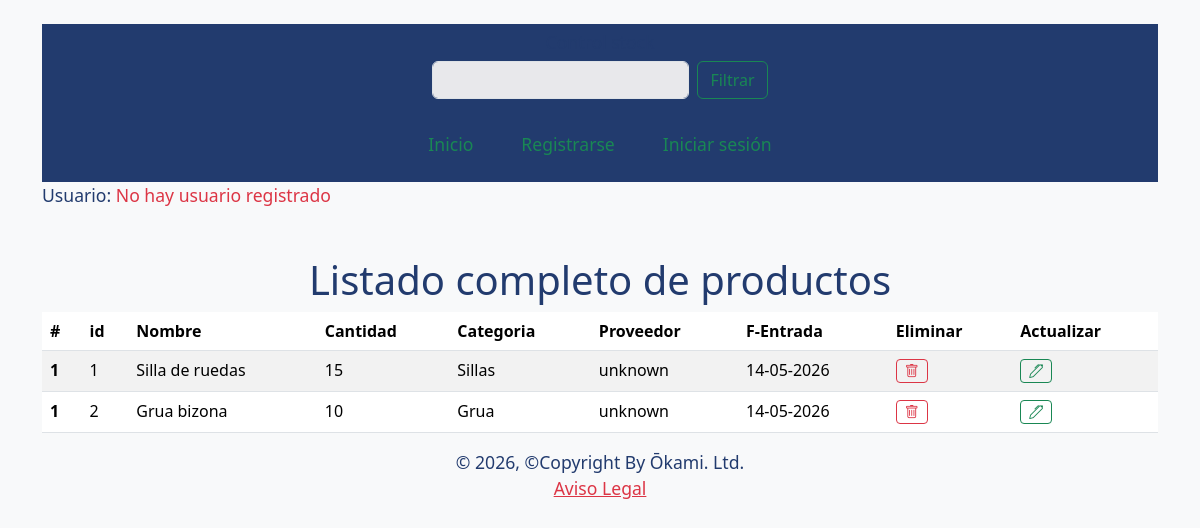
Screenshot of /products/ with the database file from the repository.
### products/models.py (models this page shows, shortened)
class Products(models.Model):
    product = models.ForeignKey(User,  on_delete=models.CASCADE, related_name="products", verbose_name=("Producto"))
    product_name = models.CharField(max_length=50, blank=True, verbose_name=("Nombre"))
    category = models.CharField(max_length=100, blank=True, verbose_name=("Categoria"))
    supplier = models.CharField(max_length=50, blank=True, verbose_name=("Proveedor"))
    timestamp  = models.DateTimeField(auto_now_add=True, blank=True, null=True, verbose_name=("Fecha"))
    stock = models.PositiveIntegerField(validators=[MinValueValidator(1)], blank=True, null=True,  verbose_name=("Stock/Cantidad"))
    class Meta:
        verbose_name = 'Producto'
        verbose_name_plural = 'Productos'

### products/views.py (the view)
# urls.py: path('products/', ProductsListView.as_view(), name="products_list"),
class ProductsListView(ListView):
    model = Products
    template_name = "products/products_list.html"
    context_object_name = "products"

### core/templates/products/products_list.html (shortened to what this page needs)
{% extends 'general/layout.html' %}
{% block content %}
<div class="container-fluid d-flex flex-column align-items-center mt-4">
  <h1 class="display-6">Listado completo de productos</h1>
</div>
<table class="table table-striped">
  <thead>
    <tr>
      <th scope="col">#</th>
      <th scope="col">id</th>
      <th scope="col">Nombre</th>
      <th scope="col">Cantidad</th>
      <th scope="col">Categoria</th>
      <th scope="col">Proveedor</th>
      <th scope="col">F-Entrada</th>
      <th scope="col">Eliminar</th>
      <th scope="col">Actualizar</th>
    </tr>
  </thead>
  <tbody>
  {% for product in products %}
      {% include  '_includes/_products.html' %}
    {% endfor %}
  </tbody>
</table>
{% endblock %}

### core/templates/_includes/_products.html
<tr>
    <th scope="row">1</th>
      <td>{{ product.id }}</td>
      <td>{{ product.product_name }}</td>
      <td>{{ product.stock }}</td>
      <td>{{ product.category }}</td>
      <td>{{ product.supplier }}</td>
      <td>{{ product.timestamp|date:"d-m-Y"}}</td>
      <td><a class="btn btn-sm btn-outline-danger" href="{% url 'product_delete' product.pk %}"><i class="bi bi-trash"></i></a></td>
      <td><a class="btn btn-sm btn-outline-success" href="{% url 'product_update' product.pk %}"><i class="bi bi-pen"></i></a></td>
</tr>

### core/static/css/styles.css (style rules this page uses)
.nav-link,h5,p ,h1,h2,h3,h4,h6 { color:#223b6e; font-size: 1.1rem; }

### rows the page displays
Products: id "1", product_name "Silla de ruedas", stock "15", category "Sillas", supplier "unknown", timestamp "14-05-2026"
Products: id "2", product_name "Grua bizona", stock "10", category "Grua", supplier "unknown", timestamp "14-05-2026"
